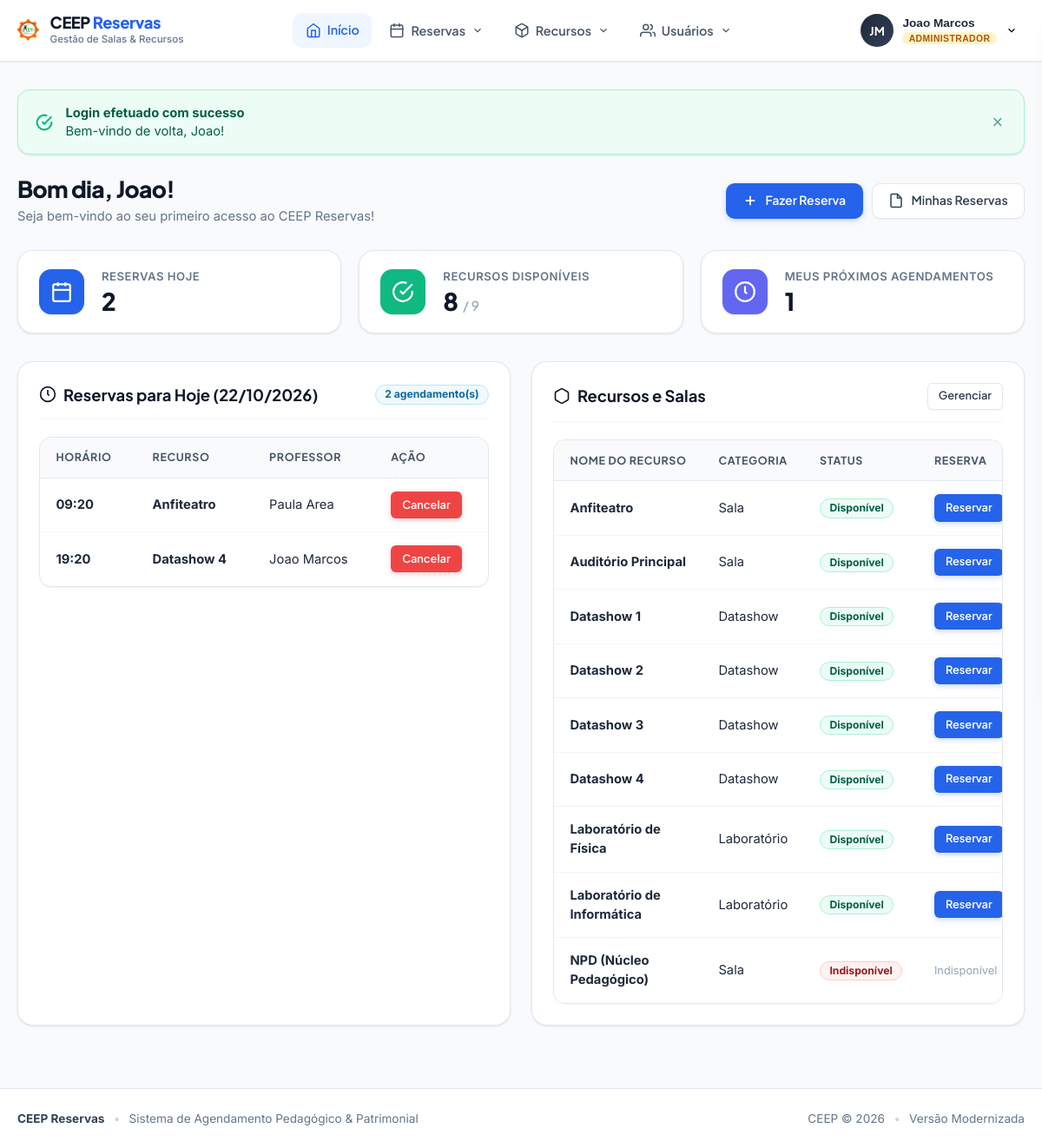
The page /public_html/ceep/home.php (signed in) on the database as committed earlier.
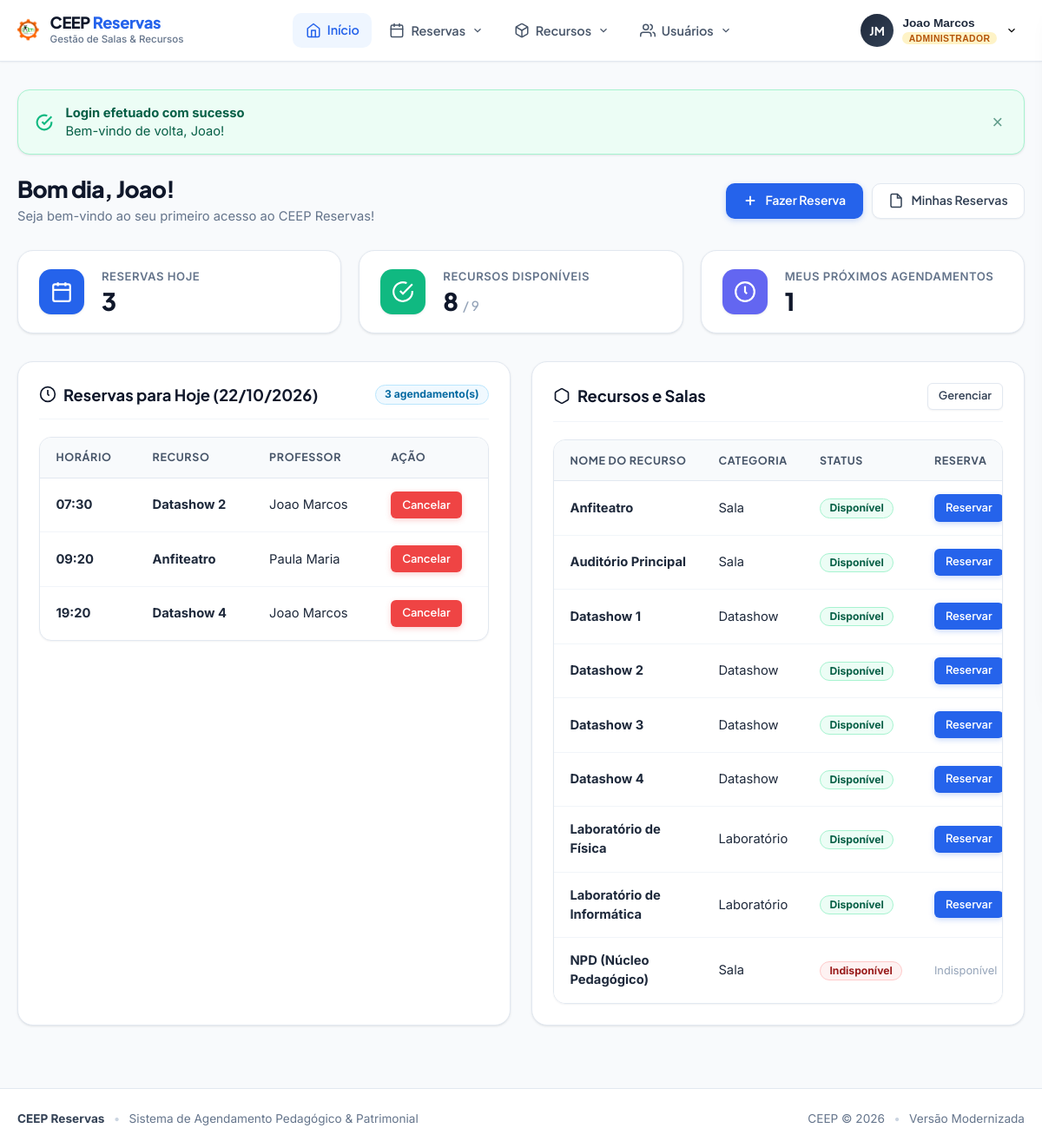
The same page on the database as committed later.
### tables this page shows
CREATE TABLE usuarios (
    usuario_id INTEGER PRIMARY KEY AUTOINCREMENT,
    nome TEXT NOT NULL DEFAULT '',
    sobrenome TEXT DEFAULT '',
    cpf TEXT NOT NULL DEFAULT '',
    matricula INTEGER NOT NULL,
    email TEXT NOT NULL DEFAULT '',
    tipo TEXT NOT NULL DEFAULT '',
    senha TEXT NOT NULL DEFAULT '',
    nivel_usuario TEXT NOT NULL DEFAULT '0',
    data_cadastro TEXT NOT NULL DEFAULT '0000-00-00 00:00:00',
    data_ultimo_login TEXT NOT NULL DEFAULT '0000-00-00 00:00:00',
    ativado TEXT NOT NULL DEFAULT '0'
);

CREATE TABLE reservas (
    ID INTEGER PRIMARY KEY AUTOINCREMENT,
    cod_recurso INTEGER DEFAULT 0,
    matricula INTEGER DEFAULT 0,
    datatempo TEXT DEFAULT NULL,
    turno TEXT DEFAULT 'm',
    ticket TEXT DEFAULT '0',
    disponivel INTEGER DEFAULT 0,
    pegou INTEGER DEFAULT 0
);

CREATE TABLE recursos (
    cod_recurso INTEGER PRIMARY KEY AUTOINCREMENT,
    nome_recurso TEXT NOT NULL,
    status TEXT DEFAULT 'Disponivel',
    categoria TEXT DEFAULT '1'
);

### public_html/ceep/home.php (the view, shortened to what the changed rows need)
<?php
require_once __DIR__ . '/core/bootstrap.php';
$user = auth_user();
$isAdmin = auth_is_admin();
$matricula = $user['matricula'];
$hoje = date('Y-m-d');
$hora = (int)date('H');
if ($hora >= 5 && $hora < 12) {
    $saudacao = 'Bom dia';
} elseif ($hora >= 12 && $hora < 18) {
    $saudacao = 'Boa tarde';
} else {
    $saudacao = 'Boa noite';
}
try {
    $reservasHojeTotal = (int)DB::fetchOne(
        "SELECT COUNT(*) as c FROM reservas WHERE DATE(datatempo) = ?",
        [$hoje]
    )['c'];
} catch (Throwable $t) {
    $reservasHojeTotal = 0;
    $minhasReservasCount = 0;
}
try {
    if ($isAdmin) {
        $reservasHoje = DB::fetchAll(
            "SELECT r.*, rec.nome_recurso, rec.categoria, u.nome, u.sobrenome
             FROM reservas r
             LEFT JOIN recursos rec ON r.cod_recurso = rec.cod_recurso
             LEFT JOIN usuarios u ON r.matricula = u.matricula
             WHERE DATE(r.datatempo) = ?
             ORDER BY r.datatempo ASC",
            [$hoje]
        );
    }
} catch (Throwable $t) {
    $reservasHoje = [];
}
try {
    $recursosList = DB::fetchAll("SELECT * FROM recursos ORDER BY nome_recurso ASC LIMIT 12");
} catch (Throwable $t) {
    $recursosList = [];
}
render_header('Painel Principal', 'home');
?>
<div class="page-header animate-slide-in">
    <div>
        <h1 class="page-title"><?= e($saudacao) ?>, <?= e($user['nome']) ?>!</h1>
        <p class="page-subtitle">
            <?php if (!empty($user['data_ultimo_login']) && $user['data_ultimo_login'] !== '0000-00-00 00:00:00'): ?>
                Último acesso em <?= date('d/m/Y \à\s H:i', strtotime($user['data_ultimo_login'])) ?>
            <?php else: ?>
                Seja bem-vindo ao seu primeiro acesso ao CEEP Reservas!
            <?php endif; ?>
        </p>
    </div>
</div>
<div class="stats-grid animate-slide-in">
    <div class="stat-card">
        <div class="stat-info">
            <span class="stat-label">Reservas Hoje</span>
            <span class="stat-value"><?= $reservasHojeTotal ?></span>
        </div>
    </div>
</div>
<div style="display: grid; grid-template-columns: repeat(auto-fit, minmax(460px, 1fr)); gap: 1.5rem;">
    <div class="card animate-slide-in">
        <div class="card-header">
            <h2 class="card-title">
                <svg width="20" height="20" viewBox="0 0 24 24" fill="none" stroke="currentColor" stroke-width="2"><circle cx="12" cy="12" r="10"></circle><polyline points="12 6 12 12 14 14"></polyline></svg>
                <span>Reservas para Hoje (<?= date('d/m/Y') ?>)</span>
            </h2>
            <span class="badge badge-info"><?= count($reservasHoje) ?> agendamento(s)</span>
        </div>
        <?php if (empty($reservasHoje)): ?>
            <div class="empty-state" style="padding: 2.5rem 1rem;">
                <div class="empty-state-icon">
                    <svg width="32" height="32" viewBox="0 0 24 24" fill="none" stroke="currentColor" stroke-width="2"><rect x="3" y="4" width="18" height="18" rx="2" ry="2"></rect><line x1="16" y1="2" x2="16" y2="6"></line><line x1="8" y1="2" x2="8" y2="6"></line><line x1="3" y1="10" x2="21" y2="10"></line></svg>
                </div>
                <h3 class="empty-state-title">Nenhuma reserva agendada para hoje</h3>
                <p class="empty-state-desc">Os recursos estão livres para agendamento. Clique abaixo para reservar uma sala ou equipamento.</p>
                <a href="user1.php" class="btn btn-primary btn-sm">Agendar Horário</a>
            </div>
        <?php else: ?>
            <div class="table-responsive">
                <table class="ceep-table">
                    <thead>
                        <tr>
                            <th>Horário</th>
                            <th>Recurso</th>
                            <?php if ($isAdmin): ?><th>Professor</th><?php endif; ?>
                            <th>Ação</th>
                        </tr>
                    </thead>
                    <tbody>
                        <?php foreach ($reservasHoje as $res): ?>
                        <tr>
                            <td>
                                <strong><?= date('H:i', strtotime($res['datatempo'])) ?></strong>
                            </td>
                            <td>
                                <strong><?= e($res['nome_recurso'] ?? 'Recurso #' . $res['cod_recurso']) ?></strong>
                            </td>
                            <?php if ($isAdmin): ?>
                            <td>
                                <?= e(trim(($res['nome'] ?? '') . ' ' . ($res['sobrenome'] ?? ''))) ?: 'Matrícula ' . e($res['matricula']) ?>
                            </td>
                            <?php endif; ?>
                            <td>
                                <?php if ($isAdmin || $res['matricula'] == $matricula): ?>
                                <a
                                    href="cancela.php?id=<?= urlencode($res['ID']) ?>&csrf_token=<?= e(csrf_token()) ?>"
                                    class="btn btn-danger btn-sm"
                                    data-confirm="Deseja realmente cancelar este horário reservado?"
                                    title="Cancelar Reserva"
                                >
                                    Cancelar
                                </a>
                                <?php endif; ?>
                            </td>
                        </tr>
                        <?php endforeach; ?>
                    </tbody>
                </table>
            </div>
        <?php endif; ?>
    </div>
    <div class="card animate-slide-in">
        <div class="card-header">
            <h2 class="card-title">
                <svg width="20" height="20" viewBox="0 0 24 24" fill="none" stroke="currentColor" stroke-width="2"><path d="M21 16V8a2 2 0 0 0-1-1.73l-7-4a2 2 0 0 0-2 0l-7 4A2 2 0 0 0 3 8v8a2 2 0 0 0 1 1.73l7 4a2 2 0 0 0 2 0l7-4A2 2 0 0 0 21 16z"></path></svg>
                <span>Recursos e Salas</span>
            </h2>
        </div>
        <div class="table-responsive">
            <table class="ceep-table">
                <thead>
                    <tr>
                        <th>Nome do Recurso</th>
                        <th>Categoria</th>
                        <th>Status</th>
                        <th>Reserva</th>
                    </tr>
                </thead>
                <tbody>
                    <?php
                    $catNomes = [
                        '1' => 'Datashow',
                        '2' => 'Laboratório',
                        '3' => 'Sala',
                        '4' => 'Outros'
                    ];
                    foreach ($recursosList as $rec):
                        $disp = strtolower($rec['status'] ?? '') === 'disponivel';
                    ?>
                    <tr>
                        <td><strong><?= e($rec['nome_recurso']) ?></strong></td>
                        <td><?= e($catNomes[$rec['categoria'] ?? ''] ?? 'Recurso') ?></td>
                        <td>
                            <span class="badge <?= $disp ? 'badge-success' : 'badge-danger' ?>">
                                <?= $disp ? 'Disponível' : 'Indisponível' ?>
                            </span>
                        </td>
                        <td>
                            <?php if ($disp): ?>
                            <a href="user1.php?cod_recurso=<?= urlencode($rec['cod_recurso']) ?>" class="btn btn-primary btn-sm">
                                Reservar
                            </a>
                            <?php else: ?>
                            <span style="font-size: 0.8rem; color: var(--slate-400);">Indisponível</span>
                            <?php endif; ?>
                        </td>
                    </tr>
                    <?php endforeach; ?>
                </tbody>
            </table>
        </div>
    </div>
</div>
<?php
render_footer();

### public_html/ceep/core/bootstrap.php (shortened to what the changed rows need)
<?php
class DB {
    private static ?PDO $pdo = null;
    public static function pdo(): PDO {
        if (self::$pdo === null) {
            $sqlitePath1 = __DIR__ . '/../ceep.db';
            $sqlitePath2 = __DIR__ . '/../database.db';
            $options = [
                PDO::ATTR_ERRMODE => PDO::ERRMODE_EXCEPTION,
                PDO::ATTR_DEFAULT_FETCH_MODE => PDO::FETCH_ASSOC,
                PDO::ATTR_EMULATE_PREPARES => false
            ];
            $useSqlite = (defined('DB_DRIVER') && DB_DRIVER === 'sqlite') ||
                         (file_exists($sqlitePath1) && (!defined('DB_HOSTNAME') || DB_HOSTNAME === 'localhost' || DB_HOSTNAME === '127.0.0.1'));
            if ($useSqlite && (file_exists($sqlitePath1) || file_exists($sqlitePath2))) {
                $targetDb = file_exists($sqlitePath1) ? $sqlitePath1 : $sqlitePath2;
                try {
                    self::$pdo = new PDO("sqlite:" . $targetDb, null, null, $options);
                    return self::$pdo;
                } catch (PDOException $e) {
                }
            }
            $ultimoErro = '';
            die(
                "<div style='font-family: system-ui, sans-serif; max-width: 650px; margin: 50px auto; padding: 24px; border: 1px solid #fecaca; background: #fff5f5; border-radius: 14px; color: #991b1b;'>" .
                "<h2 style='margin-top:0; color:#b91c1c;'>Falha na Conexão com o Banco de Dados</h2>" .
                "<p>Não foi possível conectar ao MySQL nem ao arquivo local <code>ceep.db</code>.</p>" .
                "<div style='background: #fee2e2; padding: 12px; border-radius: 8px; font-family: monospace; font-size: 13px;'>" . htmlspecialchars($ultimoErro) . "</div>" .
                "</div>"
            );
        }
        return self::$pdo;
    }
    public static function query(string $sql, array $params = []): PDOStatement {
        $stmt = self::pdo()->prepare($sql);
        $stmt->execute($params);
        return $stmt;
    }
    public static function fetchAll(string $sql, array $params = []): array {
        return self::query($sql, $params)->fetchAll();
    }
    public static function fetchOne(string $sql, array $params = []): ?array {
        $res = self::query($sql, $params)->fetch();
        return $res ?: null;
    }
}
function e(?string $string): string {
    return htmlspecialchars($string ?? '', ENT_QUOTES | ENT_SUBSTITUTE, 'UTF-8');
}
function csrf_token(): string {
    return $_SESSION['csrf_token'];
}
function auth_user(): ?array {
    return [
        'id' => $_SESSION['usuario_id'],
        'nome' => $_SESSION['nome'] ?? '',
        'sobrenome' => $_SESSION['sobrenome'] ?? '',
        'nome_completo' => trim(($_SESSION['nome'] ?? '') . ' ' . ($_SESSION['sobrenome'] ?? '')),
        'matricula' => $_SESSION['matricula'] ?? '',
        'cpf' => $_SESSION['cpf'] ?? '',
        'email' => $_SESSION['email'] ?? '',
        'tipo' => $_SESSION['tipo'] ?? 'p',
        'is_admin' => ($_SESSION['tipo'] ?? '') === 'a'
    ];
}
function auth_is_admin(): bool {
    return !empty($_SESSION['tipo']) && $_SESSION['tipo'] === 'a';
}
function render_header(string $title = 'CEEP Reservas', string $activeTab = 'home'): void {
    $user = auth_user();
    $isAdmin = auth_is_admin();
    $userName = $user ? $user['nome_completo'] : 'Usuário';
    $userRole = $isAdmin ? 'Administrador' : 'Professor';
    $initials = '';
    if ($user) {
        $parts = explode(' ', trim($userName));
        $initials = strtoupper(substr($parts[0] ?? '', 0, 1) . substr($parts[count($parts) - 1] ?? '', 0, 1));
    }
?>
<!DOCTYPE html>
<html lang="pt-BR">
<head>
    <link rel="stylesheet" href="core/app.css?v=2026.3">
</head>
<body class="ceep-app">
    <header class="ceep-header">
        <div class="header-inner">
            <div class="user-action-area">
                <div class="user-badge dropdown">
                    <button type="button" class="profile-trigger dropdown-toggle" aria-label="Menu do perfil">
                        <div class="avatar-circle"><?= e($initials) ?></div>
                        <div class="user-meta hide-mobile">
                            <span class="user-name"><?= e($userName) ?></span>
                            <span class="user-role-badge <?= $isAdmin ? 'badge-admin' : 'badge-prof' ?>"><?= e($userRole) ?></span>
                        </div>
                        <svg class="chevron" width="14" height="14" viewBox="0 0 24 24" fill="none" stroke="currentColor" stroke-width="2"><polyline points="6 9 12 15 18 9"></polyline></svg>
                    </button>
                </div>
            </div>
        </div>
    </header>
    <main class="ceep-main">
        <div class="ceep-container">
<?php
}
function render_footer(): void {
?>
        </div>
    </main>
</body>
</html>
<?php
}

Rows that differ between the two databases and show on the page:
no longer on this page (row edited): usuarios: initials "JM", nome "Joao"
added reservas: datatempo "07:30", cod_recurso.nome_recurso "Datashow 2", usuarios.nome+sobrenome "Joao Marcos"
changed through a linked row, reservas "Anfiteatro": usuarios.nome+sobrenome "Paula Area" → "Paula Maria"
Other text that changed with them:
$initials: (not shown) → "JM"
$user['nome']: (not shown) → "Joao"
$reservasHojeTotal: "2" → "3"
count($reservasHoje): "2" → "3"
